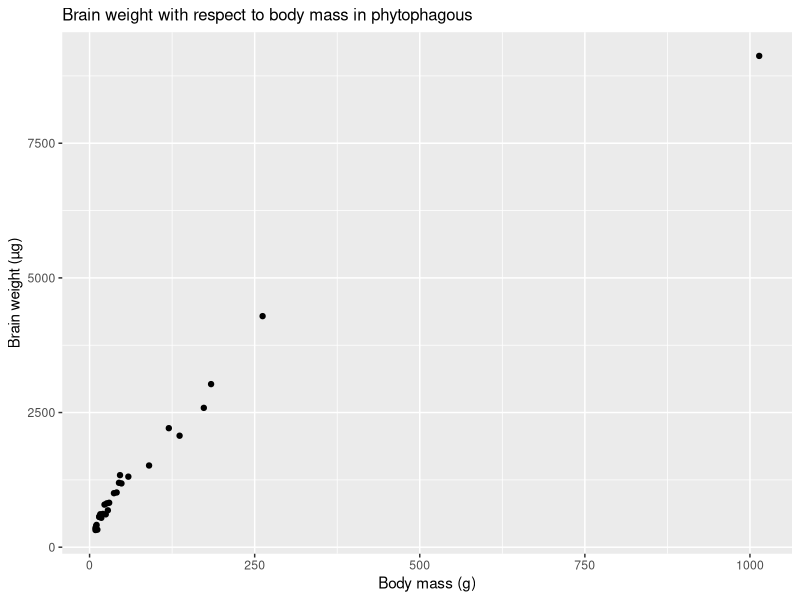
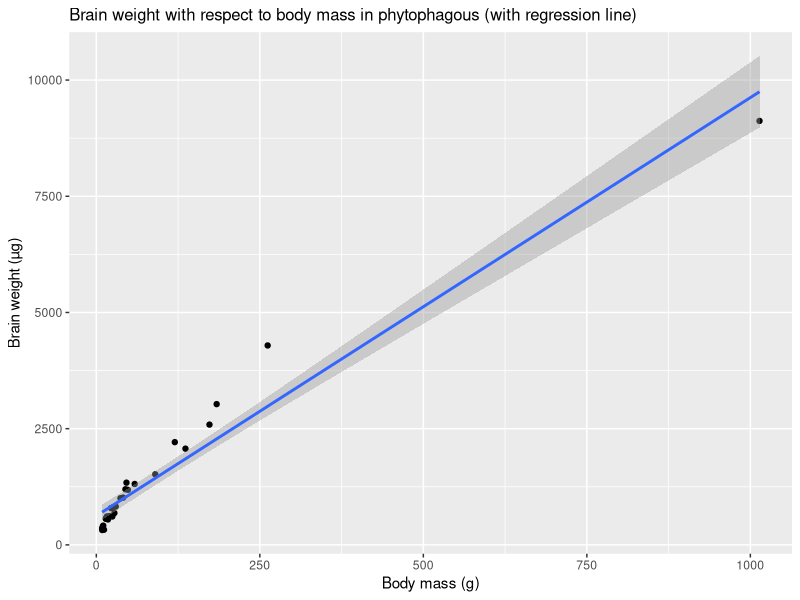
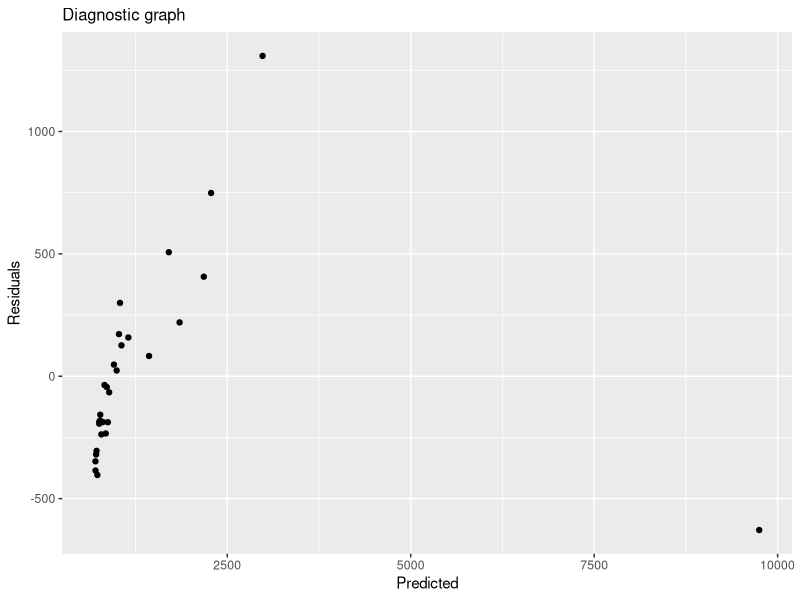
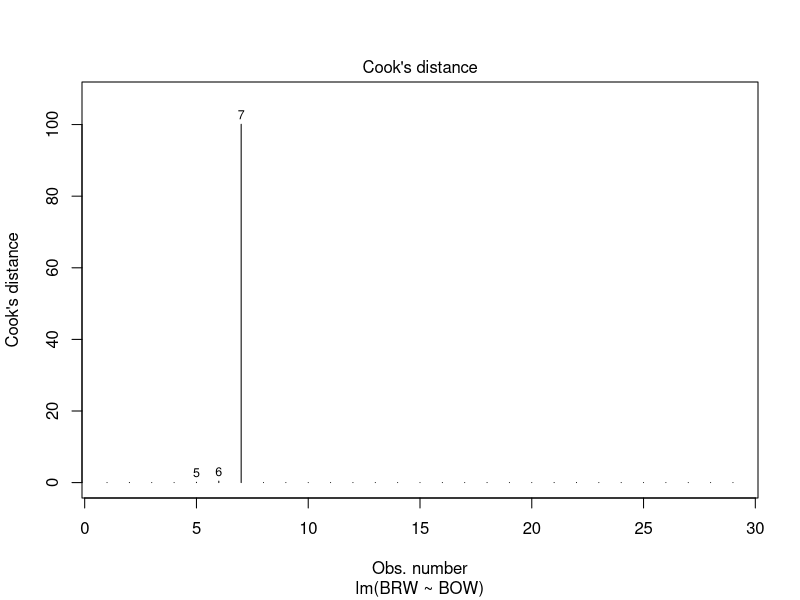
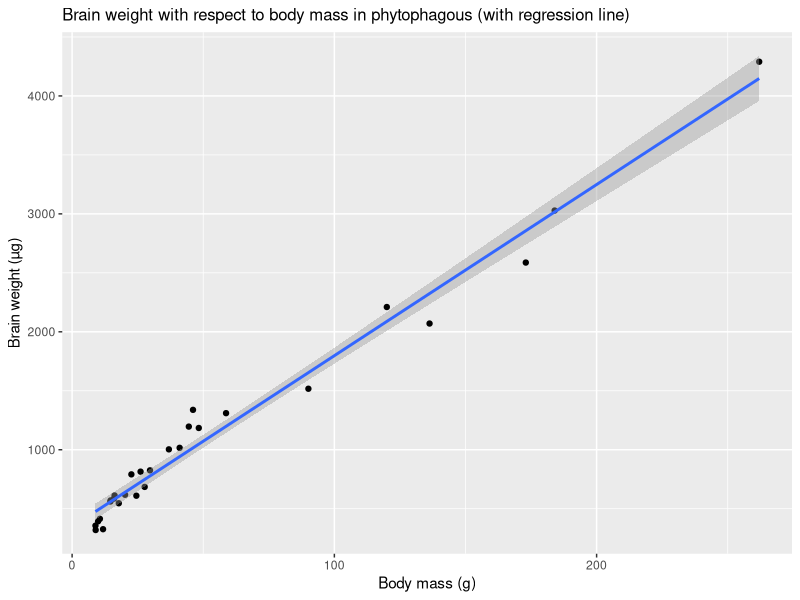
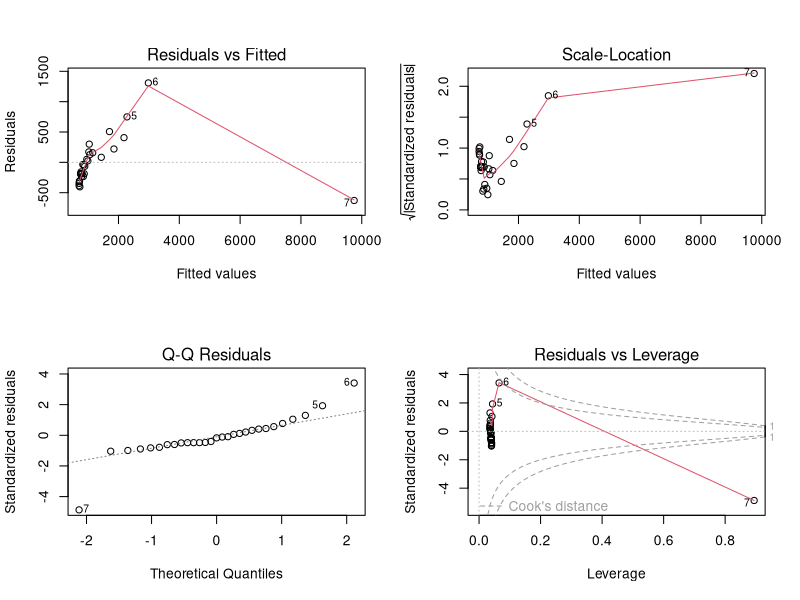
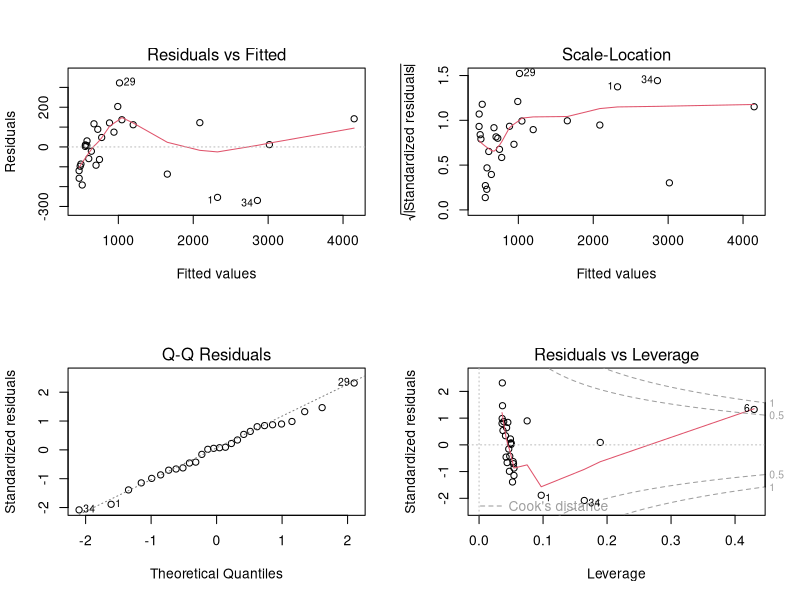
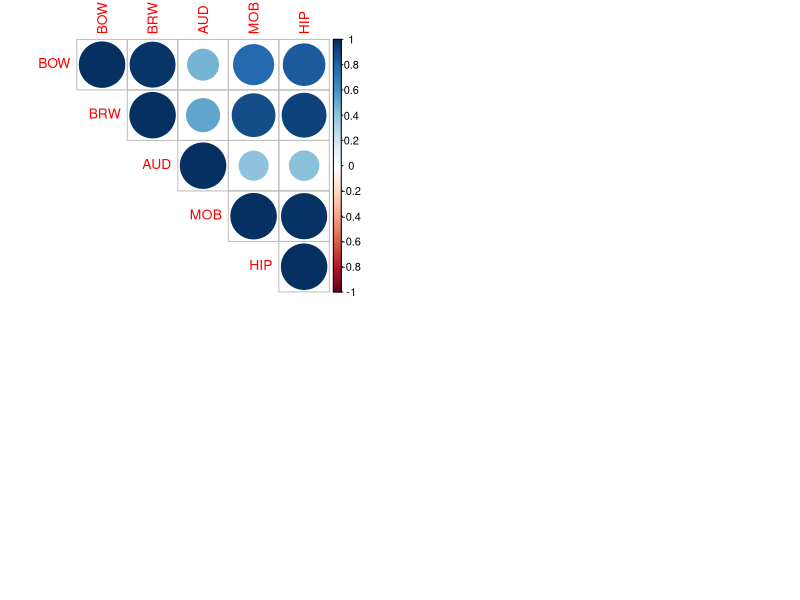

Reproduce these figures in R, in order.
## ---- chunk 1
knitr::opts_chunk$set(echo = TRUE)
## ---- chunk 2
library(tidyverse)
library(corrplot)
## ---- chunk 3
myData <- read.table(file="../data/bats.csv", sep=";", skip=3, header=TRUE)
names(myData)
## ---- chunk 4
phyto <- myData[(myData$Diet == 1),]
ggplot(phyto, aes(x=BOW, y=BRW)) + geom_point() +
  xlab("Body mass (g)") + ylab("Brain weight (µg)") +
  ggtitle("Brain weight with respect to body mass in phytophagous") +
  theme(plot.title = element_text(size=12))
## ---- chunk 5
reg1 <- lm(BRW ~ BOW, data=phyto)
ggplot(phyto, aes(x=BOW, y=BRW)) + geom_point() + geom_smooth(method="lm") +
  xlab("Body mass (g)") + ylab("Brain weight (µg)") +
  ggtitle("Brain weight with respect to body mass in phytophagous (with regression line)") +
  theme(plot.title = element_text(size=12))
## ---- chunk 6
summary(reg1)
## ---- chunk 7
anova(reg1)
## ---- chunk 8
tmp <- data.frame(reg1$fitted.values, reg1$residuals)
ggplot(tmp, aes(x=reg1.fitted.values, y=reg1.residuals)) + geom_point() +
  xlab("Predicted") + ylab("Residuals") + ggtitle("Diagnostic graph") +
  theme(plot.title = element_text(size=12))
## ---- chunk 9
plot(reg1, 4)
## ---- chunk 10
myData[7,]
## ---- chunk 11
phytobis <- phyto[which(phyto$BRW<8000),]
reg2 <- lm(BRW ~ BOW, data=phytobis)
ggplot(phytobis, aes(x=BOW, y=BRW)) + geom_point() + geom_smooth(method="lm") +
  xlab("Body mass (g)") + ylab("Brain weight (µg)") +
  ggtitle("Brain weight with respect to body mass in phytophagous (with regression line)") +
  theme(plot.title = element_text(size=12))
summary(reg2)
## ---- chunk 12
par(mfcol=c(2,2))
plot(reg1)
## ---- chunk 13
par(mfcol=c(2,2))
plot(reg2)
## ---- chunk 14
phytoNum <- phyto[, c(4:8)]
mat.cor <- cor(phytoNum)
corrplot(mat.cor, type="upper")
